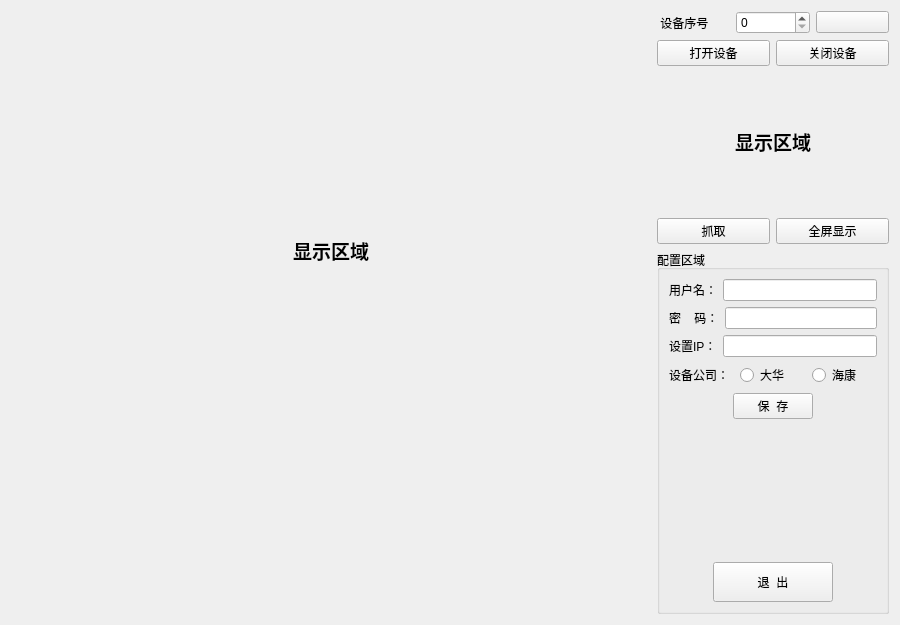
<?xml version="1.0" encoding="UTF-8"?>
<ui version="4.0">
 <class>setting</class>
 <widget class="QWidget" name="setting">
  <property name="geometry">
   <rect>
    <x>0</x>
    <y>0</y>
    <width>900</width>
    <height>625</height>
   </rect>
  </property>
  <property name="windowTitle">
   <string>Form</string>
  </property>
  <layout class="QHBoxLayout" name="horizontalLayout_10">
   <item>
    <layout class="QVBoxLayout" name="verticalLayout_2">
     <item>
      <widget class="QLabel" name="label_DisplayCam">
       <property name="minimumSize">
        <size>
         <width>640</width>
         <height>480</height>
        </size>
       </property>
       <property name="text">
        <string>&lt;html&gt;&lt;head/&gt;&lt;body&gt;&lt;p align=&quot;center&quot;&gt;&lt;span style=&quot; font-size:14pt; font-weight:600;&quot;&gt;显示区域&lt;/span&gt;&lt;/p&gt;&lt;/body&gt;&lt;/html&gt;</string>
       </property>
      </widget>
     </item>
     <item>
      <spacer name="verticalSpacer">
       <property name="orientation">
        <enum>Qt::Vertical</enum>
       </property>
       <property name="sizeHint" stdset="0">
        <size>
         <width>20</width>
         <height>40</height>
        </size>
       </property>
      </spacer>
     </item>
    </layout>
   </item>
   <item>
    <layout class="QVBoxLayout" name="verticalLayout_5">
     <item>
      <layout class="QHBoxLayout" name="horizontalLayout_7">
       <item>
        <widget class="QLabel" name="label_devname">
         <property name="text">
          <string> 设备序号</string>
         </property>
        </widget>
       </item>
       <item>
        <widget class="QSpinBox" name="spinBox_deviceNumber"/>
       </item>
       <item>
        <widget class="QPushButton" name="toolbutton">
         <property name="text">
          <string/>
         </property>
        </widget>
       </item>
      </layout>
     </item>
     <item>
      <layout class="QHBoxLayout" name="horizontalLayout_8">
       <item>
        <widget class="QPushButton" name="pushbutton_device_open">
         <property name="text">
          <string>打开设备</string>
         </property>
        </widget>
       </item>
       <item>
        <widget class="QPushButton" name="pushButton_device_close">
         <property name="text">
          <string>关闭设备</string>
         </property>
        </widget>
       </item>
      </layout>
     </item>
     <item>
      <layout class="QVBoxLayout" name="verticalLayout_4">
       <item>
        <widget class="QLabel" name="label_capture">
         <property name="minimumSize">
          <size>
           <width>230</width>
           <height>140</height>
          </size>
         </property>
         <property name="text">
          <string>&lt;html&gt;&lt;head/&gt;&lt;body&gt;&lt;p align=&quot;center&quot;&gt;&lt;span style=&quot; font-size:14pt; font-weight:600;&quot;&gt;显示区域&lt;/span&gt;&lt;/p&gt;&lt;/body&gt;&lt;/html&gt;</string>
         </property>
        </widget>
       </item>
       <item>
        <layout class="QHBoxLayout" name="horizontalLayout_6">
         <item>
          <widget class="QPushButton" name="pushButton_captue">
           <property name="text">
            <string>抓取</string>
           </property>
          </widget>
         </item>
         <item>
          <widget class="QPushButton" name="pushButton_fullscreen">
           <property name="text">
            <string>全屏显示</string>
           </property>
          </widget>
         </item>
        </layout>
       </item>
      </layout>
     </item>
     <item>
      <widget class="QGroupBox" name="groupBox_configArea">
       <property name="minimumSize">
        <size>
         <width>0</width>
         <height>0</height>
        </size>
       </property>
       <property name="title">
        <string>配置区域</string>
       </property>
       <layout class="QVBoxLayout" name="verticalLayout">
        <item>
         <layout class="QVBoxLayout" name="verticalLayout_3">
          <item>
           <layout class="QHBoxLayout" name="horizontalLayout_2">
            <item>
             <widget class="QLabel" name="label_usr">
              <property name="text">
               <string>用户名：</string>
              </property>
             </widget>
            </item>
            <item>
             <widget class="QLineEdit" name="lineEdit_account"/>
            </item>
           </layout>
          </item>
          <item>
           <layout class="QHBoxLayout" name="horizontalLayout_3">
            <item>
             <widget class="QLabel" name="label_password">
              <property name="text">
               <string>密    码：</string>
              </property>
             </widget>
            </item>
            <item>
             <widget class="QLineEdit" name="lineEdit_password"/>
            </item>
           </layout>
          </item>
          <item>
           <layout class="QHBoxLayout" name="horizontalLayout_4">
            <item>
             <widget class="QLabel" name="label_ipaddr">
              <property name="text">
               <string>设置IP：</string>
              </property>
             </widget>
            </item>
            <item>
             <widget class="QLineEdit" name="lineEdit_ipaddr"/>
            </item>
           </layout>
          </item>
          <item>
           <layout class="QHBoxLayout" name="horizontalLayout_9">
            <item>
             <widget class="QLabel" name="label">
              <property name="maximumSize">
               <size>
                <width>70</width>
                <height>16777215</height>
               </size>
              </property>
              <property name="text">
               <string>设备公司：</string>
              </property>
             </widget>
            </item>
            <item>
             <widget class="QRadioButton" name="radioButton_dahua">
              <property name="maximumSize">
               <size>
                <width>70</width>
                <height>16777215</height>
               </size>
              </property>
              <property name="text">
               <string>大华</string>
              </property>
             </widget>
            </item>
            <item>
             <widget class="QRadioButton" name="radioButton_haikang">
              <property name="maximumSize">
               <size>
                <width>70</width>
                <height>16777215</height>
               </size>
              </property>
              <property name="text">
               <string>海康</string>
              </property>
             </widget>
            </item>
           </layout>
          </item>
          <item>
           <layout class="QHBoxLayout" name="horizontalLayout_5">
            <item>
             <spacer name="horizontalSpacer_2">
              <property name="orientation">
               <enum>Qt::Horizontal</enum>
              </property>
              <property name="sizeHint" stdset="0">
               <size>
                <width>40</width>
                <height>20</height>
               </size>
              </property>
             </spacer>
            </item>
            <item>
             <widget class="QPushButton" name="pushButton_saveconfig">
              <property name="text">
               <string>保  存</string>
              </property>
             </widget>
            </item>
            <item>
             <spacer name="horizontalSpacer_3">
              <property name="orientation">
               <enum>Qt::Horizontal</enum>
              </property>
              <property name="sizeHint" stdset="0">
               <size>
                <width>40</width>
                <height>20</height>
               </size>
              </property>
             </spacer>
            </item>
           </layout>
          </item>
         </layout>
        </item>
        <item>
         <spacer name="verticalSpacer_4">
          <property name="orientation">
           <enum>Qt::Vertical</enum>
          </property>
          <property name="sizeHint" stdset="0">
           <size>
            <width>20</width>
            <height>40</height>
           </size>
          </property>
         </spacer>
        </item>
        <item>
         <layout class="QHBoxLayout" name="horizontalLayout">
          <item>
           <spacer name="horizontalSpacer_4">
            <property name="orientation">
             <enum>Qt::Horizontal</enum>
            </property>
            <property name="sizeHint" stdset="0">
             <size>
              <width>40</width>
              <height>20</height>
             </size>
            </property>
           </spacer>
          </item>
          <item>
           <widget class="QPushButton" name="pushButton_backhome">
            <property name="minimumSize">
             <size>
              <width>120</width>
              <height>40</height>
             </size>
            </property>
            <property name="styleSheet">
             <string notr="true">
font: 12pt &quot;黑体&quot;;</string>
            </property>
            <property name="text">
             <string>退  出</string>
            </property>
           </widget>
          </item>
          <item>
           <spacer name="horizontalSpacer">
            <property name="orientation">
             <enum>Qt::Horizontal</enum>
            </property>
            <property name="sizeHint" stdset="0">
             <size>
              <width>40</width>
              <height>20</height>
             </size>
            </property>
           </spacer>
          </item>
         </layout>
        </item>
       </layout>
      </widget>
     </item>
    </layout>
   </item>
  </layout>
 </widget>
 <tabstops>
  <tabstop>spinBox_deviceNumber</tabstop>
  <tabstop>toolbutton</tabstop>
  <tabstop>pushbutton_device_open</tabstop>
  <tabstop>pushButton_device_close</tabstop>
  <tabstop>pushButton_captue</tabstop>
  <tabstop>pushButton_fullscreen</tabstop>
  <tabstop>lineEdit_account</tabstop>
  <tabstop>lineEdit_password</tabstop>
  <tabstop>lineEdit_ipaddr</tabstop>
  <tabstop>pushButton_saveconfig</tabstop>
 </tabstops>
 <resources/>
 <connections/>
</ui>
